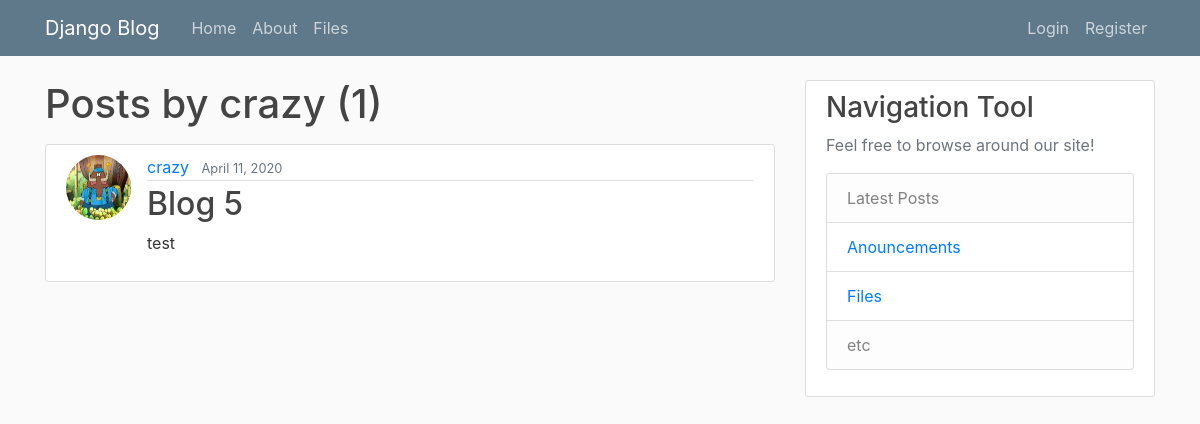
/user/crazy/, run on the app's committed database.
### website/blog/models.py (models this page shows, shortened)
class Post(models.Model):
    title = models.CharField(max_length=100)
    content = models.TextField()
    date_posted = models.DateTimeField(default=timezone.now)
    author = models.ForeignKey(User, on_delete=models.CASCADE)

### website/users/models.py (models this page shows, shortened)
class Profile(models.Model):
    user = models.OneToOneField(User, on_delete=models.CASCADE)
    image = models.ImageField(default='default.jpg', upload_to='profile_pics')

### website/blog/views.py (the view)
# urls.py: path('user/<str:username>/', UserPostListView.as_view(), name='user-posts'),
class UserPostListView(ListView):
    model = Post
    template_name = 'blog/user_posts.html'
    context_object_name = 'posts'
    ordering = ['-date_posted']
    paginate_by = 10
    def get_queryset(self):
        user = get_object_or_404(User, username=self.kwargs.get('username'))
        return Post.objects.filter(author=user).order_by('-date_posted')

### website/blog/templates/blog/user_posts.html (shortened to what this page needs)
{%extends "blog/base.html" %}
{% block content %}
    <h1 class="mb-3">Posts by {{ view.kwargs.username }} ({{ page_obj.paginator.count }})</h1>
   {% for posts in posts %}
    <article class="media content-section">
        <img class="rounded-circle article-img" src="{{ posts.author.profile.image.url }}">
        <div class="media-body">
         <div class="article-metadata">
          <a class="mr-2" href="{% url 'user-posts' posts.author.username %}">{{ posts.author }}</a>
          <small class="text-muted">{{ posts.date_posted|date:"F d, Y" }}</small>
         </div>
         <h2><a class="article-title" href="{% url 'post-detail' posts.id %}">{{ posts.title }}</a></h2>
         <p class="article-content">{{ posts.content }}</p>
       </div>
    </article>
      {% endfor %}
{% endblock content %}

### website/blog/static/blog/main.css (style rules this page uses)
body { background: #fafafa; color: #333333; margin-top: 5rem; }
h1, h2, h3, h4, h5, h6 { color: #444444; }
.content-section { background: #ffffff; padding: 10px 20px; border: 1px solid #dddddd; border-radius: 3px; margin-bottom: 20px; }
.article-title { color: #444444; }
.article-content { white-space: pre-line; }
.article-img { height: 65px; width: 65px; margin-right: 16px; }
.article-metadata { padding-bottom: 1px; margin-bottom: 4px; border-bottom: 1px solid #e3e3e3 }

### data on the page
Post: author.profile.image (placeholder picture), author "crazy", date_posted "April 11, 2020", title "Blog 5", content "test"

### other printed values
{{ view.kwargs.username }} "crazy"
{{ page_obj.paginator.count }} "1"
